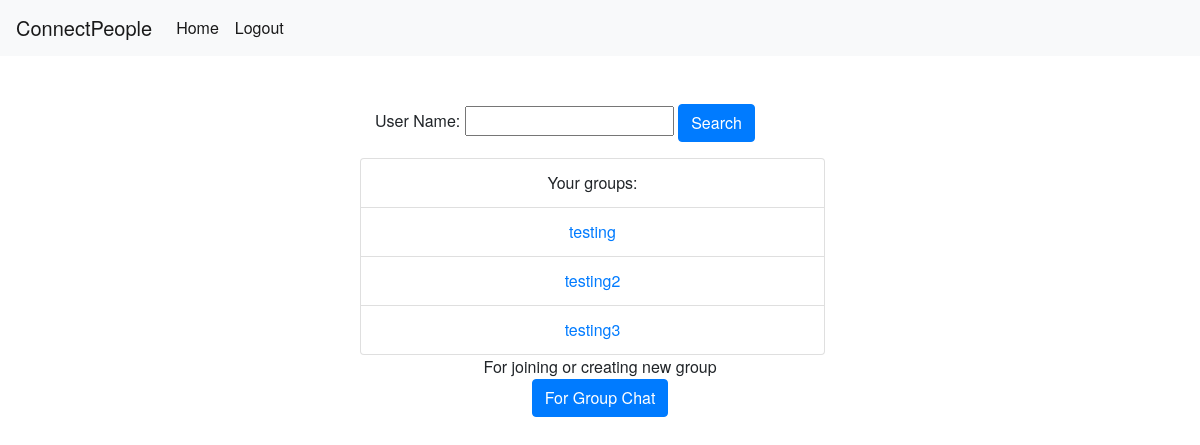
The page /chatapp/ (signed in) on the database as committed earlier.
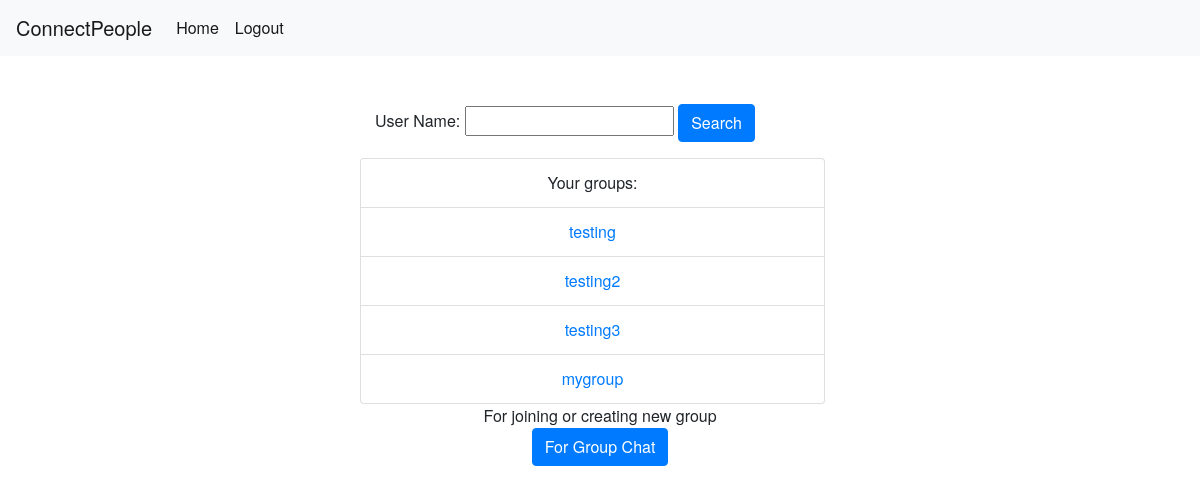
The same page on the database as committed later.
### chatapp/models.py (models this page shows, shortened)
class Group(models.Model):
    group_name = models.CharField(max_length=20, unique=True)
    members = models.ManyToManyField(User, related_name='group_members')
    group_code = models.CharField(max_length=100)
    max_group_size = models.IntegerField(default=5)
    admin = models.CharField(default='uditg', max_length=50)

### chatapp/views.py (the view, shortened to what this page needs)
# urls.py: path('', views.HomeView.as_view(), name='home'),
@method_decorator(login_required, name='dispatch')
class HomeView(View):
    def get(self, request):
        form = UserSearchForm()
        user_groups = request.user.group_members.all()
        return render(request, 'chatapp/home.html', {'form': form, 'user_groups': user_groups})

### chatapp/forms.py
class UserSearchForm(forms.Form):
    username = forms.CharField(label="User Name", max_length=50)

### chatapp/templates/chatapp/home.html (shortened to what this page needs)
{%extends 'chatapp/base.html'%}
{%block content%}
<div class="container" id="form_container">
    <div class="row">
        <div class="col-sm-3 "></div>
        <div class="col-sm">
            <form method="post" action="{% url 'chatapp:home' %}" class="d-flex-row">
                {% for field in form%}
                    <span class="form-group ">
                        {{ field.label_tag }}
                        <span class=" w-100 ">
                            {{ field }}
                        </span>
                    </span>
                {%endfor%}
                <input type="submit" class="btn btn-primary" value="Search">
            </form>
        </div>
    </div>
    <div class="row">
        <div class="col-sm-3"></div>
        <div class="col-sm list-group">
            <div class="list-group-item text-center">
                Your groups:
            </div>
            {%for user_group in user_groups%}
                <div class="list-group-item text-center">
                    <a href="{%url 'chatapp:group_chat_messages' user_group.group_name user.id%}">
                        {{user_group.group_name}}
                    </a>
                </div>
            {%endfor%}
        </div>
        <div class="col-sm-3"></div>
    </div>
    <div class="row">
        <div class="col-sm"></div>
        <div class="col-sm-8 text-center">For joining or creating new group</div>
        <div class="col-sm"></div>
    </div>
    <div class="row">
        <div class="col-sm"></div>
        <div class="col-sm-8">
            <form method="get" action="{%url 'chatapp:group_chat'%}" class="form-inline justify-content-center">
                <button type="submit" class="btn btn-primary text-center">For Group Chat</button>
            </form>
        </div>
        <div class="col-sm"></div>
    </div>
</div>
{%endblock content%}

Rows that differ between the two databases and show on the page:
added Group: group_name "mygroup"
